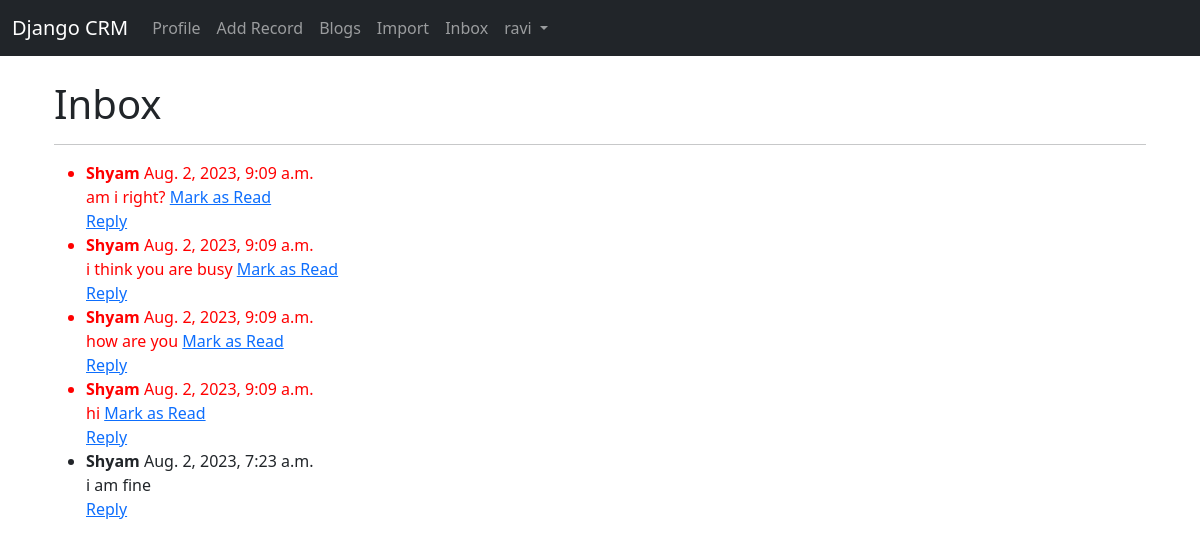
The page /inbox/ (signed in) on the database its author committed.
### website/models.py (models this page shows, shortened)
class Message(models.Model):
    sender = models.ForeignKey(User, on_delete=models.CASCADE, related_name='sent_messages')
    recipient = models.ForeignKey(User, on_delete=models.CASCADE, related_name='received_messages')
    content = models.TextField()
    timestamp = models.DateTimeField(auto_now_add=True)
    is_read = models.BooleanField(default=False)

### website/views.py (the view)
# urls.py: path('inbox/', views.inbox, name='inbox'),
def inbox(request):
    user = request.user
    received_messages = Message.objects.filter(recipient=user).order_by('-timestamp')
    return render(request, 'inbox.html', {'received_messages': received_messages})

### website/templates/inbox.html
{% extends 'base.html' %}
{% block content %}
<div class="container">
    <h1>Inbox</h1>
    <hr>
    <ul class="message-list">
        {% for message in received_messages %}
            <li class="message {% if not message.is_read %}unread{% endif %}">
                <div class="message-header">
                    <strong class="message-sender">{{ message.sender.username }}</strong>
                    <span class="message-date">{{ message.timestamp }}</span>
                </div>
                <div class="message-content">
                    {{ message.content }}
                    {% if not message.is_read %}
                        <a href="{% url 'mark_read' message.id %}" class="mark-read-link">Mark as Read</a>
                    {% endif %}
                </div>
                <div class="message-actions">
                    <a href="{% url 'reply_to_message' message.id %}" class="reply-button">Reply</a>
                </div>
            </li>
        {% endfor %}
    </ul>
</div>
{% endblock %}

### website/templates/navbar.html (shortened to what this page needs)
<nav class="navbar navbar-expand-lg navbar-dark bg-dark">
    <div class="container-fluid">
        <a class="navbar-brand" href="{% url 'home' %}">Django CRM</a>
        <div class="collapse navbar-collapse" id="navbarSupportedContent">
            <ul class="navbar-nav me-auto mb-2 mb-lg-0">
                {% if user.is_authenticated %}
                <li class="nav-item">
                    <a class="nav-link" href="{% url 'author_profile' request.user.id %}">Profile</a>
                </li>
                <li class="nav-item">
                    <a class="nav-link" href="{% url 'add_record' %}">Add Record</a>
                </li>
                <li class="nav-item">
                    <a class="nav-link" href="{% url 'blog_post_list' %}">Blogs</a>
                </li>
                <li class="nav-item">
                    <a class="nav-link" href="{% url 'import_records' %}">Import</a>
                </li>
                <li class="nav-item">
                    <a class="nav-link {% if unread_messages %}unread{% endif %}" href="{% url 'inbox' %}">
                        Inbox
                    </a>
                </li>
                 <li class="nav-item dropdown">
                    <a class="nav-link dropdown-toggle" href="#" role="button" data-bs-toggle="dropdown" aria-expanded="false">
                        {{ user.username }}
                    </a>
                </li>
                {% endif %}
            </ul>
        </div>
    </div>
</nav>

### website/templates/navbar.html (style rules this page uses)
.unread { color: red; }

### rows shown on the page
Message: sender.username "Shyam", timestamp "Aug. 2, 2023, 9:09 a.m.", content "am i right?", is_read "Mark as Read"
Message: sender.username "Shyam", timestamp "Aug. 2, 2023, 9:09 a.m.", content "i think you are busy", is_read "Mark as Read"
Message: sender.username "Shyam", timestamp "Aug. 2, 2023, 9:09 a.m.", content "how are you", is_read "Mark as Read"
Message: sender.username "Shyam", timestamp "Aug. 2, 2023, 9:09 a.m.", content "hi", is_read "Mark as Read"
Message: sender.username "Shyam", timestamp "Aug. 2, 2023, 7:23 a.m.", content "i am fine"

### other values the page prints
{{ user.username }} "ravi"
